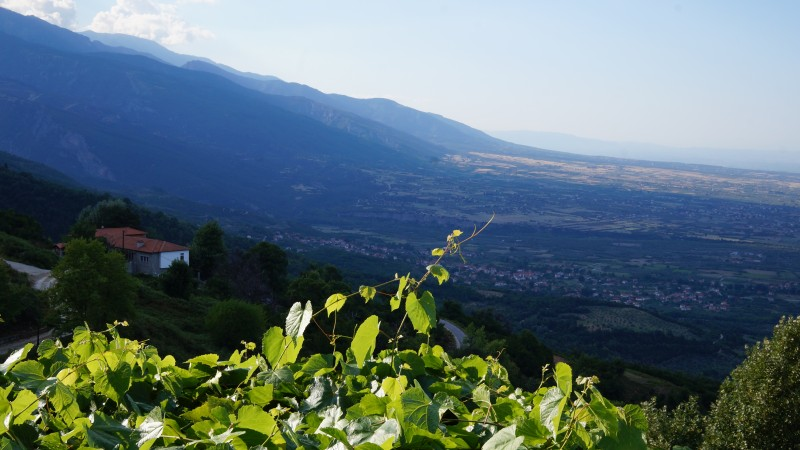
#> input picture practice/Olympos_800.jpg, 800 x 450 px
$ python 05_02_histEq_gray.py
#> lines starting #> are read from the running program, lines starting #| are printed output that depends on the picture

import cv2
import numpy as np
from matplotlib import pyplot as plt


def draw_histogram(src):
    hist_gray = cv2.calcHist([src], [0], None, [256], [0, 256])
    plt.figure(figsize=(4, 2), dpi=100)
    # plt.plot(hist_gray)
    # plt.scatter(np.arange(256), hist_gray, s=1)
    # plt.bar(np.arange(256), np.transpose(hist_gray.astype(int))[0])
    plt.vlines(np.arange(256), 0, hist_gray)
    # plt.xlim([0, 255])
    plt.ylim([0, np.max(hist_gray)])
    plt.show()


# [5 lines of commented-out code are left out]
im = cv2.imread('Olympos_800.jpg', cv2.IMREAD_GRAYSCALE)
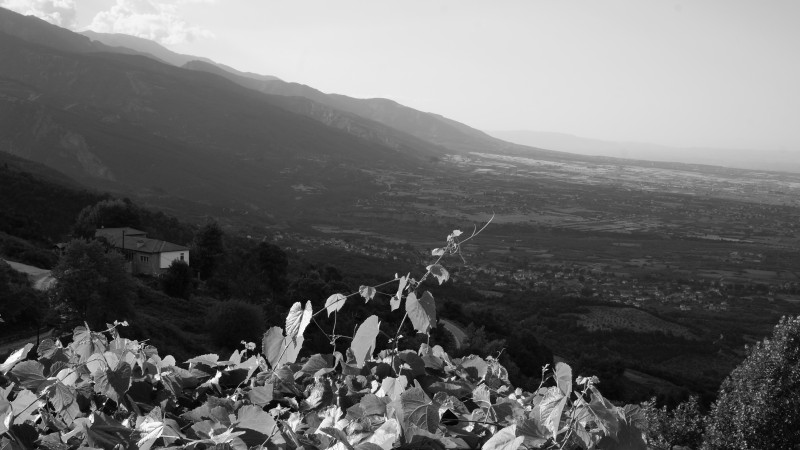
#> im: shape (450, 800); min 0, max 255, mean 105.9
cv2.imshow('im', im)
draw_histogram(im)
#> in draw_histogram, `hist_gray = cv2.calcHist([src], [0], None, [256], [0, 256])`: hist_gray = 256 values, max 4326 at index 228, min 4 at index 254, mean 1406.2
#> in draw_histogram, `plt.show()`:
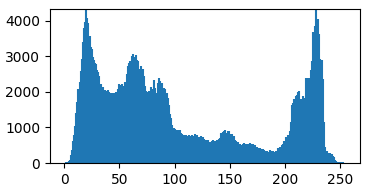
#> figure drawn by matplotlib, 1 panel

img_histeq = cv2.equalizeHist(im)
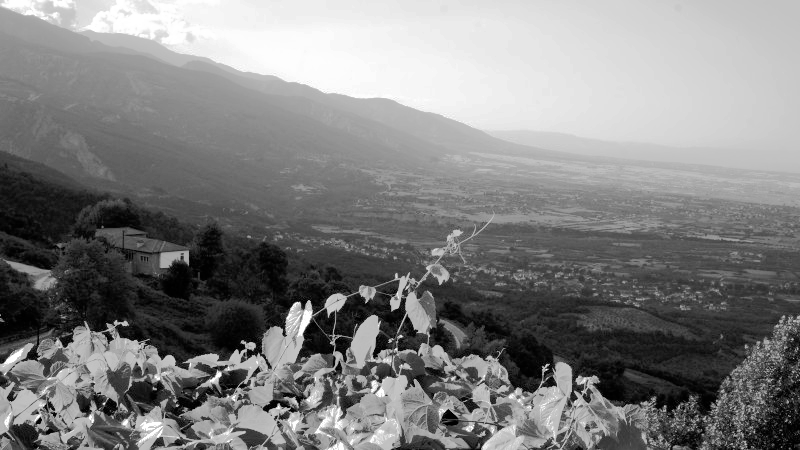
#> img_histeq: shape (450, 800); min 0, max 255, mean 128.3
cv2.imshow('im', img_histeq)
draw_histogram(img_histeq)
#> in draw_histogram (call 2), `hist_gray = cv2.calcHist([src], [0], None, [256], [0, 256])`: hist_gray = 256 values, max 4326 at index 238, min 0 at index 5, mean 1406.2
#> in draw_histogram (call 2), `plt.show()`:
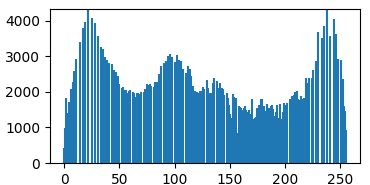
#> figure drawn by matplotlib, 1 panel

$ run again, with practice/GolyoAlszik_rs.jpg copied over practice/Olympos_800.jpg
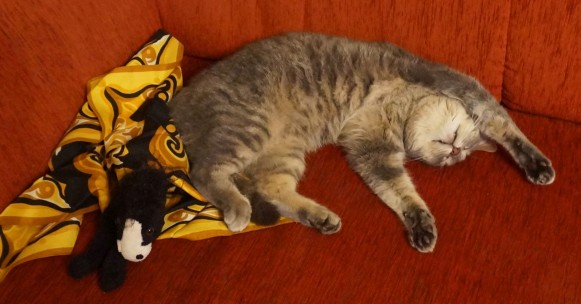
#> input picture practice/GolyoAlszik_rs.jpg, 581 x 304 px
#> hist_gray = 256 values, max 4014 at index 51, min 0 at index 223, mean 689.9
#> `img_histeq = cv2.equalizeHist(im)`:
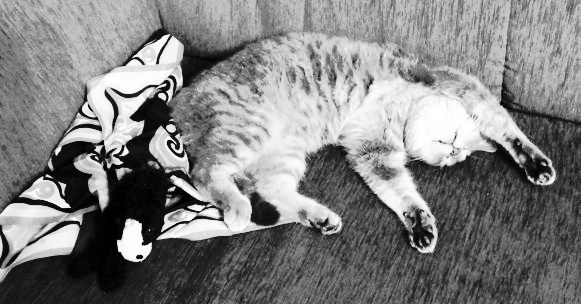
#> img_histeq: shape (304, 581); min 0, max 255, mean 128.8
#> hist_gray = 256 values, max 4014 at index 75, min 0 at index 25, mean 689.9
#> in draw_histogram (call 2), `plt.show()`:
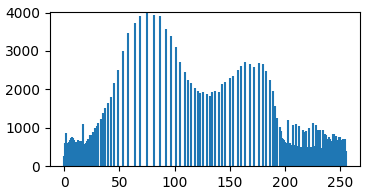
#> figure drawn by matplotlib, 1 panel

$ run again, with practice/screen01_h.png saved as practice/Olympos_800.jpg
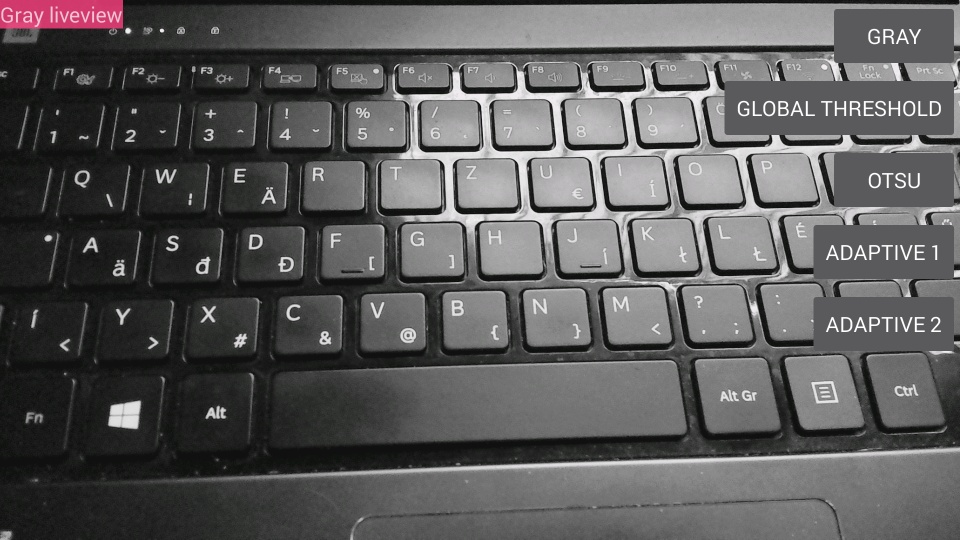
#> input picture practice/screen01_h.png, 960 x 540 px
#> hist_gray = 256 values, max 25503 at index 90, min 0 at index 0, mean 2025
#> `img_histeq = cv2.equalizeHist(im)`:
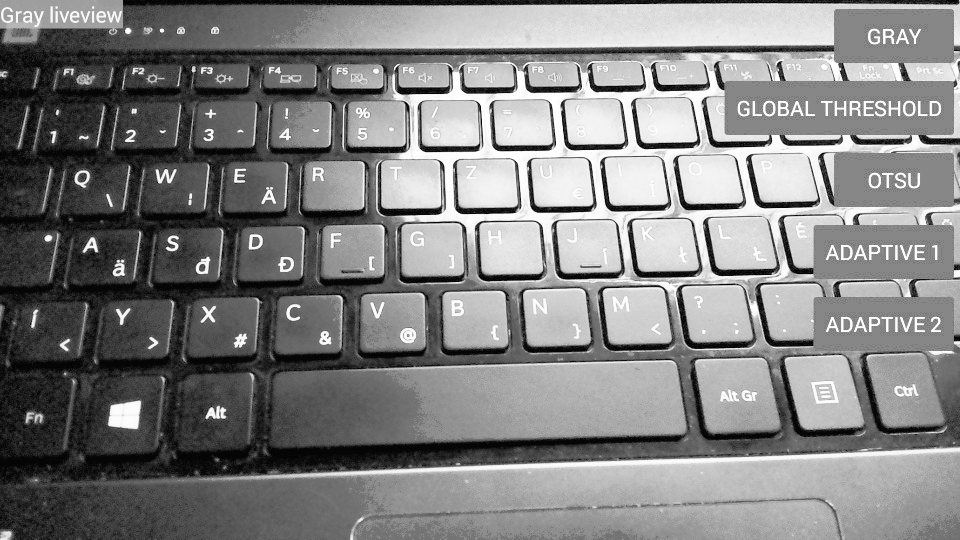
#> img_histeq: shape (540, 960); min 0, max 255, mean 128.7
#> hist_gray = 256 values, max 25503 at index 135, min 0 at index 1, mean 2025
#> in draw_histogram (call 2), `plt.show()`:
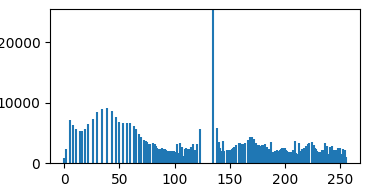
#> figure drawn by matplotlib, 1 panel
